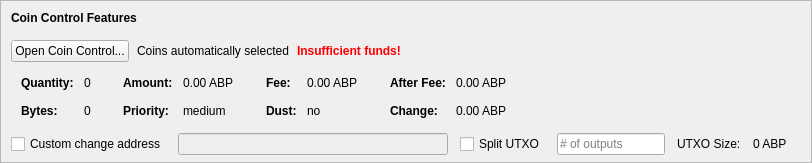
    <widget class="QFrame" name="frameCoinControl">
     <property name="sizePolicy">
      <sizepolicy hsizetype="Expanding" vsizetype="Expanding">
       <horstretch>0</horstretch>
       <verstretch>0</verstretch>
      </sizepolicy>
     </property>
     <property name="maximumSize">
      <size>
       <width>16777215</width>
       <height>16777215</height>
      </size>
     </property>
     <property name="frameShape">
      <enum>QFrame::StyledPanel</enum>
     </property>
     <property name="frameShadow">
      <enum>QFrame::Sunken</enum>
     </property>
     <layout class="QVBoxLayout" name="verticalLayoutCoinControl2">
      <property name="spacing">
       <number>0</number>
      </property>
      <property name="leftMargin">
       <number>0</number>
      </property>
      <property name="topMargin">
       <number>0</number>
      </property>
      <property name="rightMargin">
       <number>0</number>
      </property>
      <property name="bottomMargin">
       <number>6</number>
      </property>
      <item>
       <layout class="QVBoxLayout" name="verticalLayoutCoinControl" stretch="0,0,0,0,1">
        <property name="spacing">
         <number>0</number>
        </property>
        <property name="leftMargin">
         <number>10</number>
        </property>
        <property name="topMargin">
         <number>10</number>
        </property>
        <item>
         <layout class="QHBoxLayout" name="horizontalLayoutCoinControl1">
          <property name="bottomMargin">
           <number>15</number>
          </property>
          <item>
           <widget class="QLabel" name="labelCoinControlFeatures">
            <property name="sizePolicy">
             <sizepolicy hsizetype="Preferred" vsizetype="Maximum">
              <horstretch>0</horstretch>
              <verstretch>0</verstretch>
             </sizepolicy>
            </property>
            <property name="font">
             <font>
              <weight>75</weight>
              <bold>true</bold>
             </font>
            </property>
            <property name="styleSheet">
             <string notr="true">font-weight:bold;</string>
            </property>
            <property name="text">
             <string>Coin Control Features</string>
            </property>
           </widget>
          </item>
         </layout>
        </item>
        <item>
         <layout class="QHBoxLayout" name="horizontalLayoutCoinControl2" stretch="0,0,0,0">
          <property name="spacing">
           <number>8</number>
          </property>
          <property name="bottomMargin">
           <number>10</number>
          </property>
          <item>
           <widget class="QPushButton" name="pushButtonCoinControl">
            <property name="styleSheet">
             <string notr="true"/>
            </property>
            <property name="text">
             <string>Open Coin Control...</string>
            </property>
            <property name="autoDefault">
             <bool>false</bool>
            </property>
           </widget>
          </item>
          <item>
           <widget class="QLabel" name="labelCoinControlAutomaticallySelected">
            <property name="text">
             <string>Coins automatically selected</string>
            </property>
            <property name="margin">
             <number>5</number>
            </property>
           </widget>
          </item>
          <item>
           <widget class="QLabel" name="labelCoinControlInsuffFunds">
            <property name="font">
             <font>
              <weight>75</weight>
              <bold>true</bold>
             </font>
            </property>
            <property name="styleSheet">
             <string notr="true">color:red;font-weight:bold;</string>
            </property>
            <property name="text">
             <string>Insufficient funds!</string>
            </property>
            <property name="margin">
             <number>5</number>
            </property>
           </widget>
          </item>
          <item>
           <spacer name="horizontalSpacerCoinControl">
            <property name="orientation">
             <enum>Qt::Horizontal</enum>
            </property>
            <property name="sizeHint" stdset="0">
             <size>
              <width>40</width>
              <height>1</height>
             </size>
            </property>
           </spacer>
          </item>
         </layout>
        </item>
        <item>
         <widget class="QWidget" name="widgetCoinControl" native="true">
          <property name="sizePolicy">
           <sizepolicy hsizetype="Preferred" vsizetype="Preferred">
            <horstretch>0</horstretch>
            <verstretch>0</verstretch>
           </sizepolicy>
          </property>
          <property name="minimumSize">
           <size>
            <width>0</width>
            <height>0</height>
           </size>
          </property>
          <property name="styleSheet">
           <string notr="true"/>
          </property>
          <layout class="QHBoxLayout" name="horizontalLayoutCoinControl5">
           <property name="leftMargin">
            <number>0</number>
           </property>
           <property name="topMargin">
            <number>0</number>
           </property>
           <property name="rightMargin">
            <number>0</number>
           </property>
           <property name="bottomMargin">
            <number>0</number>
           </property>
           <item>
            <layout class="QHBoxLayout" name="horizontalLayoutCoinControl3" stretch="0,0,0,1">
             <property name="spacing">
              <number>20</number>
             </property>
             <property name="topMargin">
              <number>0</number>
             </property>
             <property name="bottomMargin">
              <number>10</number>
             </property>
             <item>
              <layout class="QFormLayout" name="formLayoutCoinControl1">
               <property name="horizontalSpacing">
                <number>10</number>
               </property>
               <property name="verticalSpacing">
                <number>14</number>
               </property>
               <property name="leftMargin">
                <number>10</number>
               </property>
               <property name="topMargin">
                <number>4</number>
               </property>
               <property name="rightMargin">
                <number>6</number>
               </property>
               <item row="0" column="0">
                <widget class="QLabel" name="labelCoinControlQuantityText">
                 <property name="font">
                  <font>
                   <weight>75</weight>
                   <bold>true</bold>
                  </font>
                 </property>
                 <property name="text">
                  <string>Quantity:</string>
                 </property>
                 <property name="margin">
                  <number>0</number>
                 </property>
                </widget>
               </item>
               <item row="0" column="1">
                <widget class="QLabel" name="labelCoinControlQuantity">
                 <property name="cursor">
                  <cursorShape>IBeamCursor</cursorShape>
                 </property>
                 <property name="contextMenuPolicy">
                  <enum>Qt::ActionsContextMenu</enum>
                 </property>
                 <property name="text">
                  <string notr="true">0</string>
                 </property>
                 <property name="margin">
                  <number>0</number>
                 </property>
                 <property name="textInteractionFlags">
                  <set>Qt::LinksAccessibleByMouse|Qt::TextSelectableByKeyboard|Qt::TextSelectableByMouse</set>
                 </property>
                </widget>
               </item>
               <item row="1" column="0">
                <widget class="QLabel" name="labelCoinControlBytesText">
                 <property name="font">
                  <font>
                   <weight>75</weight>
                   <bold>true</bold>
                  </font>
                 </property>
                 <property name="text">
                  <string>Bytes:</string>
                 </property>
                </widget>
               </item>
               <item row="1" column="1">
                <widget class="QLabel" name="labelCoinControlBytes">
                 <property name="cursor">
                  <cursorShape>IBeamCursor</cursorShape>
                 </property>
                 <property name="contextMenuPolicy">
                  <enum>Qt::ActionsContextMenu</enum>
                 </property>
                 <property name="text">
                  <string notr="true">0</string>
                 </property>
                 <property name="textInteractionFlags">
                  <set>Qt::LinksAccessibleByMouse|Qt::TextSelectableByKeyboard|Qt::TextSelectableByMouse</set>
                 </property>
                </widget>
               </item>
              </layout>
             </item>
             <item>
              <layout class="QFormLayout" name="formLayoutCoinControl2">
               <property name="horizontalSpacing">
                <number>10</number>
               </property>
               <property name="verticalSpacing">
                <number>14</number>
               </property>
               <property name="leftMargin">
                <number>6</number>
               </property>
               <property name="topMargin">
                <number>4</number>
               </property>
               <property name="rightMargin">
                <number>6</number>
               </property>
               <item row="0" column="0">
                <widget class="QLabel" name="labelCoinControlAmountText">
                 <property name="font">
                  <font>
                   <weight>75</weight>
                   <bold>true</bold>
                  </font>
                 </property>
                 <property name="text">
                  <string>Amount:</string>
                 </property>
                 <property name="margin">
                  <number>0</number>
                 </property>
                </widget>
               </item>
               <item row="0" column="1">
                <widget class="QLabel" name="labelCoinControlAmount">
                 <property name="cursor">
                  <cursorShape>IBeamCursor</cursorShape>
                 </property>
                 <property name="contextMenuPolicy">
                  <enum>Qt::ActionsContextMenu</enum>
                 </property>
                 <property name="text">
                  <string notr="true">0.00 ABP</string>
                 </property>
                 <property name="textInteractionFlags">
                  <set>Qt::LinksAccessibleByMouse|Qt::TextSelectableByKeyboard|Qt::TextSelectableByMouse</set>
                 </property>
                </widget>
               </item>
               <item row="1" column="0">
                <widget class="QLabel" name="labelCoinControlPriorityText">
                 <property name="font">
                  <font>
                   <weight>75</weight>
                   <bold>true</bold>
                  </font>
                 </property>
                 <property name="text">
                  <string>Priority:</string>
                 </property>
                </widget>
               </item>
               <item row="1" column="1">
                <widget class="QLabel" name="labelCoinControlPriority">
                 <property name="cursor">
                  <cursorShape>IBeamCursor</cursorShape>
                 </property>
                 <property name="contextMenuPolicy">
                  <enum>Qt::ActionsContextMenu</enum>
                 </property>
                 <property name="text">
                  <string>medium</string>
                 </property>
                 <property name="textInteractionFlags">
                  <set>Qt::LinksAccessibleByMouse|Qt::TextSelectableByKeyboard|Qt::TextSelectableByMouse</set>
                 </property>
                </widget>
               </item>
              </layout>
             </item>
             <item>
              <layout class="QFormLayout" name="formLayoutCoinControl3">
               <property name="horizontalSpacing">
                <number>10</number>
               </property>
               <property name="verticalSpacing">
                <number>14</number>
               </property>
               <property name="leftMargin">
                <number>6</number>
               </property>
               <property name="topMargin">
                <number>4</number>
               </property>
               <property name="rightMargin">
                <number>6</number>
               </property>
               <item row="0" column="0">
                <widget class="QLabel" name="labelCoinControlFeeText">
                 <property name="font">
                  <font>
                   <weight>75</weight>
                   <bold>true</bold>
                  </font>
                 </property>
                 <property name="text">
                  <string>Fee:</string>
                 </property>
                 <property name="margin">
                  <number>0</number>
                 </property>
                </widget>
               </item>
               <item row="0" column="1">
                <widget class="QLabel" name="labelCoinControlFee">
                 <property name="cursor">
                  <cursorShape>IBeamCursor</cursorShape>
                 </property>
                 <property name="contextMenuPolicy">
                  <enum>Qt::ActionsContextMenu</enum>
                 </property>
                 <property name="text">
                  <string notr="true">0.00 ABP</string>
                 </property>
                 <property name="textInteractionFlags">
                  <set>Qt::LinksAccessibleByMouse|Qt::TextSelectableByKeyboard|Qt::TextSelectableByMouse</set>
                 </property>
                </widget>
               </item>
               <item row="1" column="0">
                <widget class="QLabel" name="labelCoinControlLowOutputText">
                 <property name="font">
                  <font>
                   <weight>75</weight>
                   <bold>true</bold>
                  </font>
                 </property>
                 <property name="text">
                  <string>Dust:</string>
                 </property>
                </widget>
               </item>
               <item row="1" column="1">
                <widget class="QLabel" name="labelCoinControlLowOutput">
                 <property name="cursor">
                  <cursorShape>IBeamCursor</cursorShape>
                 </property>
                 <property name="contextMenuPolicy">
                  <enum>Qt::ActionsContextMenu</enum>
                 </property>
                 <property name="text">
                  <string>no</string>
                 </property>
                 <property name="textInteractionFlags">
                  <set>Qt::LinksAccessibleByMouse|Qt::TextSelectableByKeyboard|Qt::TextSelectableByMouse</set>
                 </property>
                </widget>
               </item>
              </layout>
             </item>
             <item>
              <layout class="QFormLayout" name="formLayoutCoinControl4">
               <property name="horizontalSpacing">
                <number>10</number>
               </property>
               <property name="verticalSpacing">
                <number>14</number>
               </property>
               <property name="leftMargin">
                <number>6</number>
               </property>
               <property name="topMargin">
                <number>4</number>
               </property>
               <property name="rightMargin">
                <number>6</number>
               </property>
               <item row="0" column="0">
                <widget class="QLabel" name="labelCoinControlAfterFeeText">
                 <property name="font">
                  <font>
                   <weight>75</weight>
                   <bold>true</bold>
                  </font>
                 </property>
                 <property name="text">
                  <string>After Fee:</string>
                 </property>
                 <property name="margin">
                  <number>0</number>
                 </property>
                </widget>
               </item>
               <item row="0" column="1">
                <widget class="QLabel" name="labelCoinControlAfterFee">
                 <property name="cursor">
                  <cursorShape>IBeamCursor</cursorShape>
                 </property>
                 <property name="contextMenuPolicy">
                  <enum>Qt::ActionsContextMenu</enum>
                 </property>
                 <property name="text">
                  <string notr="true">0.00 ABP</string>
                 </property>
                 <property name="textInteractionFlags">
                  <set>Qt::LinksAccessibleByMouse|Qt::TextSelectableByKeyboard|Qt::TextSelectableByMouse</set>
                 </property>
                </widget>
               </item>
               <item row="1" column="0">
                <widget class="QLabel" name="labelCoinControlChangeText">
                 <property name="font">
                  <font>
                   <weight>75</weight>
                   <bold>true</bold>
                  </font>
                 </property>
                 <property name="text">
                  <string>Change:</string>
                 </property>
                </widget>
               </item>
               <item row="1" column="1">
                <widget class="QLabel" name="labelCoinControlChange">
                 <property name="cursor">
                  <cursorShape>IBeamCursor</cursorShape>
                 </property>
                 <property name="contextMenuPolicy">
                  <enum>Qt::ActionsContextMenu</enum>
                 </property>
                 <property name="text">
                  <string notr="true">0.00 ABP</string>
                 </property>
                 <property name="textInteractionFlags">
                  <set>Qt::LinksAccessibleByMouse|Qt::TextSelectableByKeyboard|Qt::TextSelectableByMouse</set>
                 </property>
                </widget>
               </item>
              </layout>
             </item>
            </layout>
           </item>
          </layout>
         </widget>
        </item>
        <item>
         <layout class="QHBoxLayout" name="horizontalLayoutCoinControl4" stretch="0,0,0,0,0,0,0">
          <property name="spacing">
           <number>12</number>
          </property>
          <property name="sizeConstraint">
           <enum>QLayout::SetDefaultConstraint</enum>
          </property>
          <property name="topMargin">
           <number>5</number>
          </property>
          <property name="rightMargin">
           <number>5</number>
          </property>
          <item>
           <widget class="QCheckBox" name="checkBoxCoinControlChange">
            <property name="toolTip">
             <string>If this is activated, but the change address is empty or invalid, change will be sent to a newly generated address.</string>
            </property>
            <property name="text">
             <string>Custom change address</string>
            </property>
           </widget>
          </item>
          <item>
           <widget class="QValidatedLineEdit" name="lineEditCoinControlChange">
            <property name="enabled">
             <bool>false</bool>
            </property>
            <property name="sizePolicy">
             <sizepolicy hsizetype="Expanding" vsizetype="Fixed">
              <horstretch>0</horstretch>
              <verstretch>0</verstretch>
             </sizepolicy>
            </property>
           </widget>
          </item>
          <item>
           <widget class="QCheckBox" name="splitBlockCheckBox">
            <property name="text">
             <string>Split UTXO</string>
            </property>
           </widget>
          </item>
          <item>
           <widget class="QLineEdit" name="splitBlockLineEdit">
            <property name="sizePolicy">
             <sizepolicy hsizetype="Fixed" vsizetype="Fixed">
              <horstretch>50</horstretch>
              <verstretch>0</verstretch>
             </sizepolicy>
            </property>
            <property name="placeholderText">
             <string># of outputs</string>
            </property>
           </widget>
          </item>
          <item>
           <widget class="QLabel" name="labelBlockSizeText">
            <property name="text">
             <string>UTXO Size:</string>
            </property>
           </widget>
          </item>
          <item>
           <widget class="QLabel" name="labelBlockSize">
            <property name="text">
             <string>0 ABP</string>
            </property>
           </widget>
          </item>
          <item>
           <widget class="QLabel" name="labelCoinControlChangeLabel">
            <property name="sizePolicy">
             <sizepolicy hsizetype="Preferred" vsizetype="Expanding">
              <horstretch>0</horstretch>
              <verstretch>0</verstretch>
             </sizepolicy>
            </property>
            <property name="minimumSize">
             <size>
              <width>0</width>
              <height>0</height>
             </size>
            </property>
            <property name="text">
             <string/>
            </property>
            <property name="margin">
             <number>3</number>
            </property>
           </widget>
          </item>
         </layout>
        </item>
        <item>
         <spacer name="verticalSpacerCoinControl">
          <property name="orientation">
           <enum>Qt::Vertical</enum>
          </property>
          <property name="sizeHint" stdset="0">
           <size>
            <width>800</width>
            <height>1</height>
           </size>
          </property>
         </spacer>
        </item>
       </layout>
      </item>
     </layout>
    </widget>
